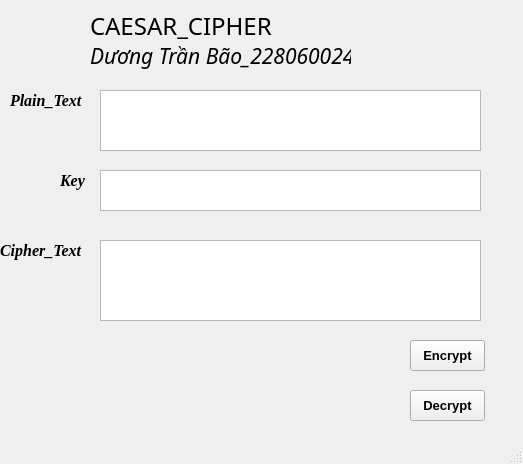
<?xml version="1.0" encoding="UTF-8"?>
<ui version="4.0">
 <class>MainWindow</class>
 <widget class="QMainWindow" name="MainWindow">
  <property name="geometry">
   <rect>
    <x>0</x>
    <y>0</y>
    <width>523</width>
    <height>464</height>
   </rect>
  </property>
  <property name="windowTitle">
   <string>MainWindow</string>
  </property>
  <widget class="QWidget" name="centralwidget">
   <widget class="QLabel" name="label">
    <property name="geometry">
     <rect>
      <x>90</x>
      <y>0</y>
      <width>201</width>
      <height>51</height>
     </rect>
    </property>
    <property name="font">
     <font>
      <family>Showcard Gothic</family>
      <pointsize>18</pointsize>
     </font>
    </property>
    <property name="text">
     <string>CAESAR_CIPHER</string>
    </property>
   </widget>
   <widget class="QLabel" name="label_2">
    <property name="geometry">
     <rect>
      <x>90</x>
      <y>40</y>
      <width>261</width>
      <height>31</height>
     </rect>
    </property>
    <property name="font">
     <font>
      <family>Bell MT</family>
      <pointsize>16</pointsize>
      <weight>50</weight>
      <italic>true</italic>
      <bold>false</bold>
     </font>
    </property>
    <property name="text">
     <string>Dương Trần Bão_2280600244</string>
    </property>
   </widget>
   <widget class="QLabel" name="label_3">
    <property name="geometry">
     <rect>
      <x>10</x>
      <y>90</y>
      <width>81</width>
      <height>21</height>
     </rect>
    </property>
    <property name="font">
     <font>
      <family>Times New Roman</family>
      <pointsize>12</pointsize>
      <weight>75</weight>
      <italic>true</italic>
      <bold>true</bold>
     </font>
    </property>
    <property name="text">
     <string>Plain_Text</string>
    </property>
   </widget>
   <widget class="QPlainTextEdit" name="PLTEXT">
    <property name="geometry">
     <rect>
      <x>100</x>
      <y>90</y>
      <width>381</width>
      <height>61</height>
     </rect>
    </property>
   </widget>
   <widget class="QLabel" name="label_4">
    <property name="geometry">
     <rect>
      <x>60</x>
      <y>170</y>
      <width>31</width>
      <height>21</height>
     </rect>
    </property>
    <property name="font">
     <font>
      <family>Times New Roman</family>
      <pointsize>12</pointsize>
      <weight>75</weight>
      <italic>true</italic>
      <bold>true</bold>
     </font>
    </property>
    <property name="text">
     <string>Key</string>
    </property>
   </widget>
   <widget class="QPlainTextEdit" name="KEY">
    <property name="geometry">
     <rect>
      <x>100</x>
      <y>170</y>
      <width>381</width>
      <height>41</height>
     </rect>
    </property>
   </widget>
   <widget class="QPlainTextEdit" name="CITEXT">
    <property name="geometry">
     <rect>
      <x>100</x>
      <y>240</y>
      <width>381</width>
      <height>81</height>
     </rect>
    </property>
   </widget>
   <widget class="QLabel" name="label_5">
    <property name="geometry">
     <rect>
      <x>0</x>
      <y>240</y>
      <width>91</width>
      <height>21</height>
     </rect>
    </property>
    <property name="font">
     <font>
      <family>Times New Roman</family>
      <pointsize>12</pointsize>
      <weight>75</weight>
      <italic>true</italic>
      <bold>true</bold>
     </font>
    </property>
    <property name="text">
     <string>Cipher_Text</string>
    </property>
   </widget>
   <widget class="QPushButton" name="butDE">
    <property name="geometry">
     <rect>
      <x>410</x>
      <y>390</y>
      <width>75</width>
      <height>31</height>
     </rect>
    </property>
    <property name="font">
     <font>
      <pointsize>10</pointsize>
      <weight>75</weight>
      <bold>true</bold>
     </font>
    </property>
    <property name="text">
     <string>Decrypt</string>
    </property>
   </widget>
   <widget class="QPushButton" name="butEN">
    <property name="geometry">
     <rect>
      <x>410</x>
      <y>340</y>
      <width>75</width>
      <height>31</height>
     </rect>
    </property>
    <property name="font">
     <font>
      <pointsize>10</pointsize>
      <weight>75</weight>
      <bold>true</bold>
     </font>
    </property>
    <property name="text">
     <string>Encrypt</string>
    </property>
   </widget>
  </widget>
  <widget class="QMenuBar" name="menubar">
   <property name="geometry">
    <rect>
     <x>0</x>
     <y>0</y>
     <width>523</width>
     <height>21</height>
    </rect>
   </property>
  </widget>
  <widget class="QStatusBar" name="statusbar"/>
 </widget>
 <resources/>
 <connections/>
</ui>
